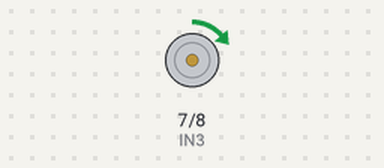
A sketch run on a simulated Arduino Uno, built with avr-gcc and run on an emulated ATmega328P. Shown: motor-driver pin pairs drawn as motors (green arrow = first pin HIGH = forward, orange = second pin HIGH = backward, longer = more drive, scaled by the enable pin).

Above: at 10.4 s.
At 22.1 s:
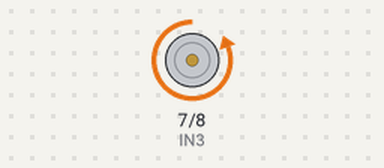
Timing chart, 0 to 30.4 s (numbered marks = the images above):
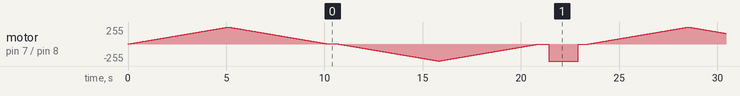

The sketch:

motorComL298N.ino
```cpp
#define ENB 6 //PWM
#define IN3 7
#define IN4 8

void setup() {
  Serial.begin(9600);
  pinMode(ENB, OUTPUT);
  pinMode(IN3, OUTPUT);
  pinMode(IN4, OUTPUT);

  //digitalWrite(IN3, LOW);
  //digitalWrite(IN4, LOW);
  //analogWrite(ENB, 0);
}

void loop() {
  // motores para frente
  digitalWrite(IN3, HIGH);
  digitalWrite(IN4, LOW);

  acelera();
  naoAcelera();

  delay(500);

  //motores para trás
  digitalWrite(IN3, LOW);
  digitalWrite(IN4, HIGH);

  acelera();
  naoAcelera();

  delay(500);

  //motores para trás full speed
  digitalWrite(IN3, LOW);
  digitalWrite(IN4, HIGH);

  analogWrite(ENB, 255);

  delay(1500);

  analogWrite(ENB, 0);

  delay(500);
}

void acelera() {
  for (int i = 0; i < 255; i++) {
    analogWrite(ENB, i);
    delay(20);
  }
}

void naoAcelera() {
  for (int i = 255; i > 0; --i) {
    analogWrite(ENB, i);
    delay(20);
  }
}
```
